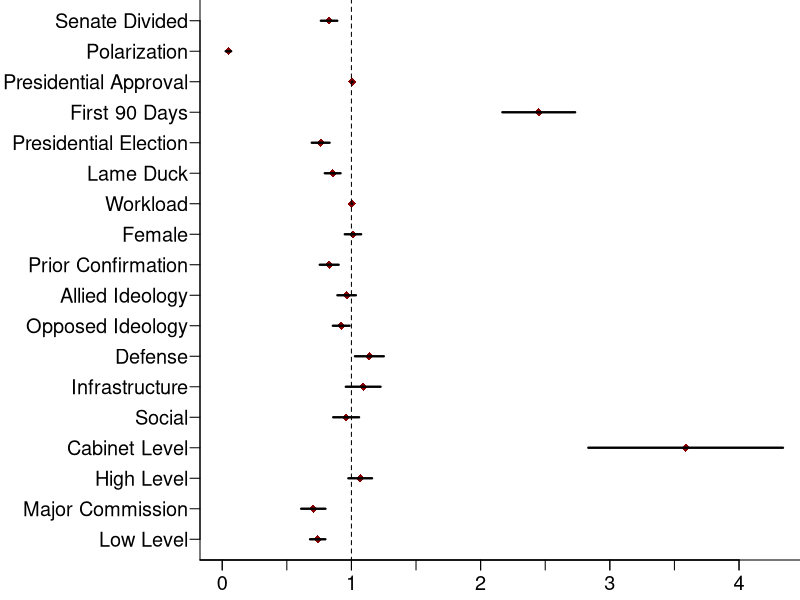

R code for this plot:
# Replication Code: "The Logic of Collective Inaction: Senatorial Delay in Executive Nominations
# Ian Ostrander; 4-28-2015
# Code used to create Figure 2 in R using output from Table 3

coef.vec <- c(.827,.048,1.006,2.45, .762,.855,1.003,1.012, .828,.963,.921,1.139,1.091,.959,3.587,1.068,.705,.739)

se.vec<-c(.0323,.0107,.0015,.1436,.0351,.0310,.00076,.0322,.0372,.0364,.03296,.05688,.0685,.05100,.38419,.0467,.0479,.0302 )


var.names <- c("Senate Divided", "Polarization", "Presidential Approval", "First 90 Days", "Presidential Election",
               "Lame Duck", "Workload", "Female", "Prior Confirmation", "Allied Ideology", "Opposed Ideology", "Defense", "Infrastructure",
               "Social", "Cabinet Level", "High Level", "Major Commission", "Low Level")    


y.axis <- c(length(coef.vec):1) 

par(mar=c(2, 10, 0, 0)) 


plot(coef.vec, y.axis, type = "p", axes = F, xlab = "", ylab = "", pch = 18, col="dark red", cex = 1.1,   
     xlim = c(0,4.3), xaxs = "r", main = "") 


segments(coef.vec-qnorm(.975)*se.vec, y.axis, coef.vec+qnorm(.975)*se.vec, y.axis, lwd =  2.3)


axis(1, at = seq(-5,4,by=.5), labels = NA, tick = T,
     cex.axis = 1.2, mgp = c(2,.7,0))
axis(1, at = seq(-4,4,by=1), labels =  c(-4,-3,-2,-1,0,1,2,3,4), tick = T,
     cex.axis = 1.2, mgp = c(2,.7,0))



axis(2, at = y.axis, label = var.names, las = 1, tick = T, ,mgp = c(2,.6,0),
     cex.axis = 1.2) 

segments(1,0,1,21,lty=2) 
box(bty = "l") 
